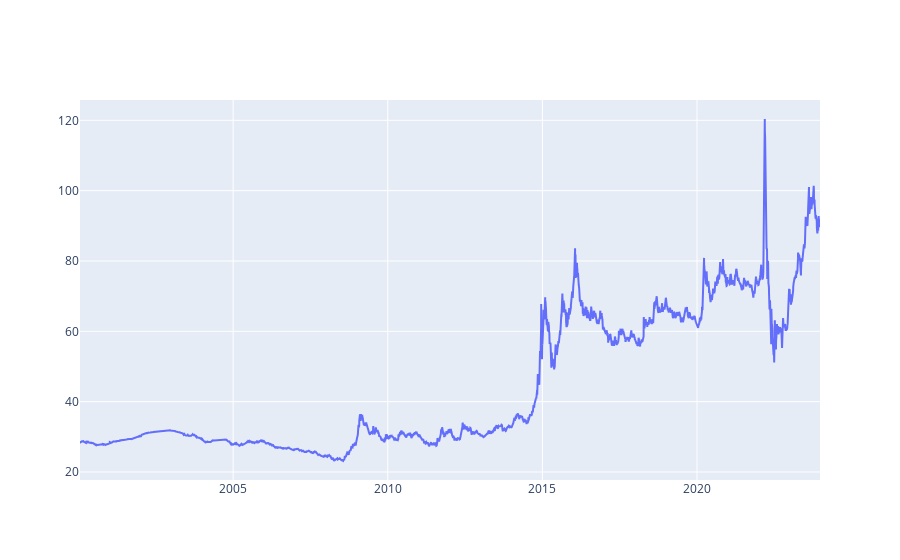

Notebook code cell kept with this figure:
### Markdown cell above
#### Plot line graph base on `Weighted Price`

### Code cell
# Заполняем NaN предыдущим значением
data = data.drop(data.index[:10])

columns = data.columns
for column in columns:
    data[column].replace(0, np.nan, inplace=True)
    data[column].fillna(method='ffill', inplace=True)

btc_trace = go.Scatter(x=data['data'], y=data['curs'], name= 'Price')
py.iplot([btc_trace])

### Figure 1 — Plotly figure (JSON) as saved in the notebook; plotly's stock layout.template omitted (floating-point values rounded to 4 significant figures; data arrays with more than 128 entries replaced by an {"elided": "..."} marker saying what was removed)
{"data": [{"name": "Price", "type": "scatter", "x": {"elided": "5939 str values"}, "y": {"elided": "5939 float values"}}], "layout": {}}
